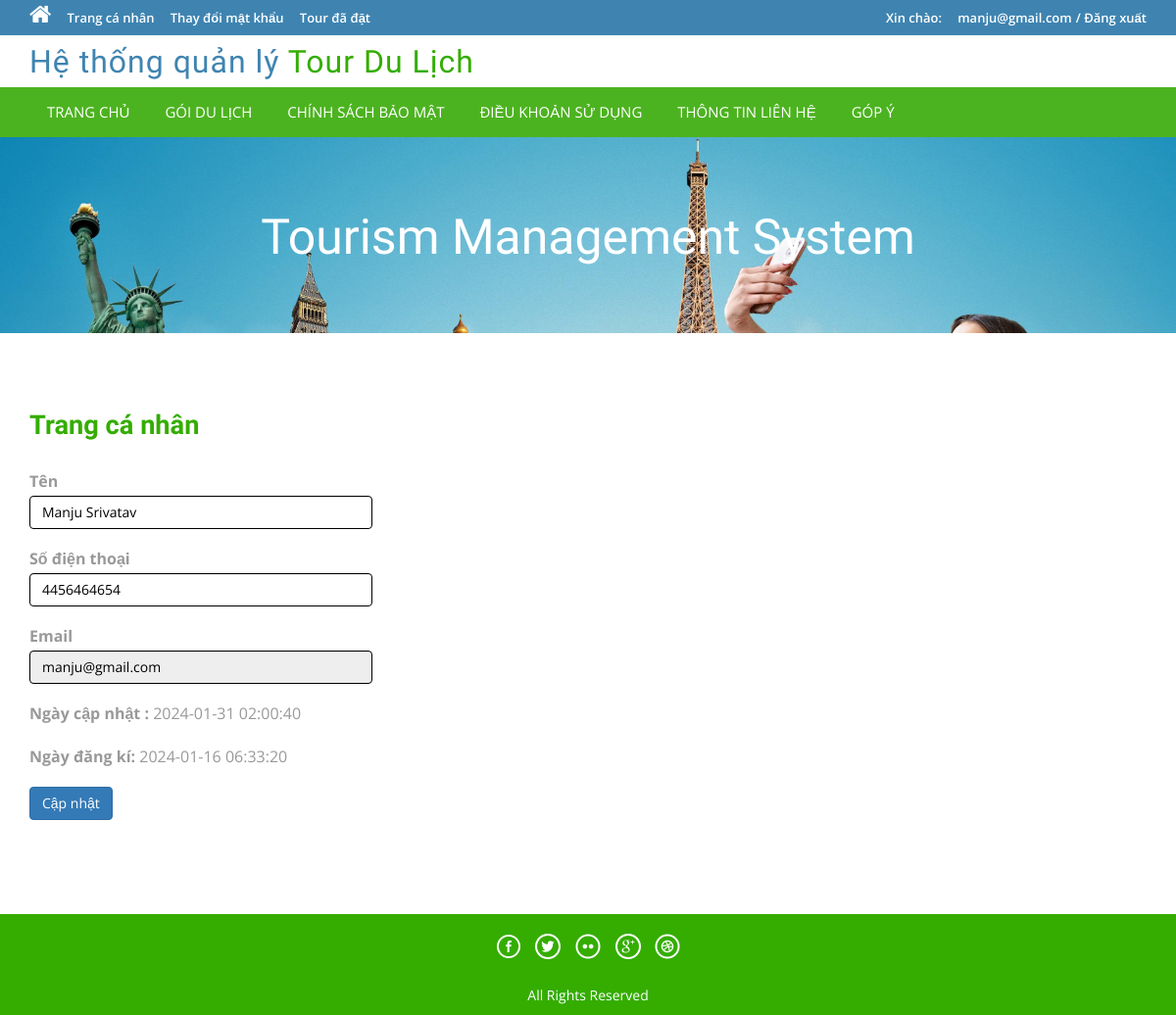
Page /profile.php (signed in) on the committed database.
### tables this page shows
CREATE TABLE `khachhang` (
  `makhachhang` int NOT NULL AUTO_INCREMENT,
  `hoten` varchar(100) DEFAULT NULL,
  `sodienthoai` char(10) DEFAULT NULL,
  `email` varchar(70) DEFAULT NULL,
  `matkhau` varchar(100) DEFAULT NULL,
  `ngaydangky` timestamp NULL DEFAULT CURRENT_TIMESTAMP,
  `ngaycapnhat` timestamp NULL DEFAULT NULL ON UPDATE CURRENT_TIMESTAMP,
  PRIMARY KEY (`makhachhang`),
  KEY `email` (`email`),
  KEY `email_2` (`email`)
);

### profile.php (the view, shortened to what this page needs)
<?php
include('includes/config.php');
if (strlen($_SESSION['login']) == 0) {
    header('location:index.php');
} else {
?>
    <!DOCTYPE HTML>
    <html>
    <head>
        <link href="css/bootstrap.css" rel='stylesheet' type='text/css' />
        <link href="css/style.css" rel='stylesheet' type='text/css' />
        <link href="css/font-awesome.css" rel="stylesheet">
        <link href="css/animate.css" rel="stylesheet" type="text/css" media="all">
    </head>
    <body>
        <div class="top-header">
            <?php include('includes/header.php'); ?>
            <div class="banner-1 ">
                <div class="container">
                    <h1 class="wow zoomIn animated animated" data-wow-delay=".5s"
                        style="visibility: visible; animation-delay: 0.5s; animation-name: zoomIn;">Tourism Management
                        System</h1>
                </div>
            </div>
            <div class="privacy">
                <div class="container">
                    <h3 class="wow fadeInDown animated animated" data-wow-delay=".5s"
                        style="visibility: visible; animation-delay: 0.5s; animation-name: fadeInDown;">Trang cá nhân</h3>
                    <form name="chngpwd" method="post">
                        <?php
                        $useremail = $_SESSION['login'];
                        $sql = "SELECT * from khachhang where email=:useremail";
                        $query = $dbh->prepare($sql);
                        $query->bindParam(':useremail', $useremail, PDO::PARAM_STR);
                        $query->execute();
                        $results = $query->fetchAll(PDO::FETCH_OBJ);
                        if ($query->rowCount() > 0) {
                            foreach ($results as $result) {    ?>
                                <p style="width: 350px;">
                                    <b>Tên</b> <input type="text" name="name" value="<?php echo htmlentities($result->hoten); ?>"
                                        class="form-control" id="name" required="">
                                </p>
                                <p style="width: 350px;">
                                    <b>Số điện thoại</b>
                                    <input type="text" class="form-control" name="mobileno" maxlength="10"
                                        value="<?php echo htmlentities($result->sodienthoai); ?>" id="mobileno" required="">
                                </p>
                                <p style="width: 350px;">
                                    <b>Email</b>
                                    <input type="email" class="form-control" name="email"
                                        value="<?php echo htmlentities($result->email); ?>" id="email" readonly>
                                </p>
                                <p style="width: 350px;">
                                    <b>Ngày cập nhật : </b>
                                    <?php echo htmlentities($result->ngaycapnhat); ?>
                                </p>
                                <p style="width: 350px;">
                                    <b>Ngày đăng kí:</b>
                                    <?php echo htmlentities($result->ngaydangky); ?>
                                </p>
                        <?php }
                        } ?>
                        <p style="width: 350px;">
                            <button type="submit" name="submit6" class="btn-primary btn">Cập nhật</button>
                        </p>
                    </form>
                </div>
            </div>
            <?php include('includes/footer.php'); ?>
    </body>
    </html>
<?php } ?>

### rows in the picture
khachhang: name "Manju Srivatav", mobileno "4456464654", email "manju@gmail.com", ngaycapnhat "2024-01-31 02:00:40", ngaydangky "2024-01-16 06:33:20"

### other values in the picture
$_SESSION['login'] "manju@gmail.com"
